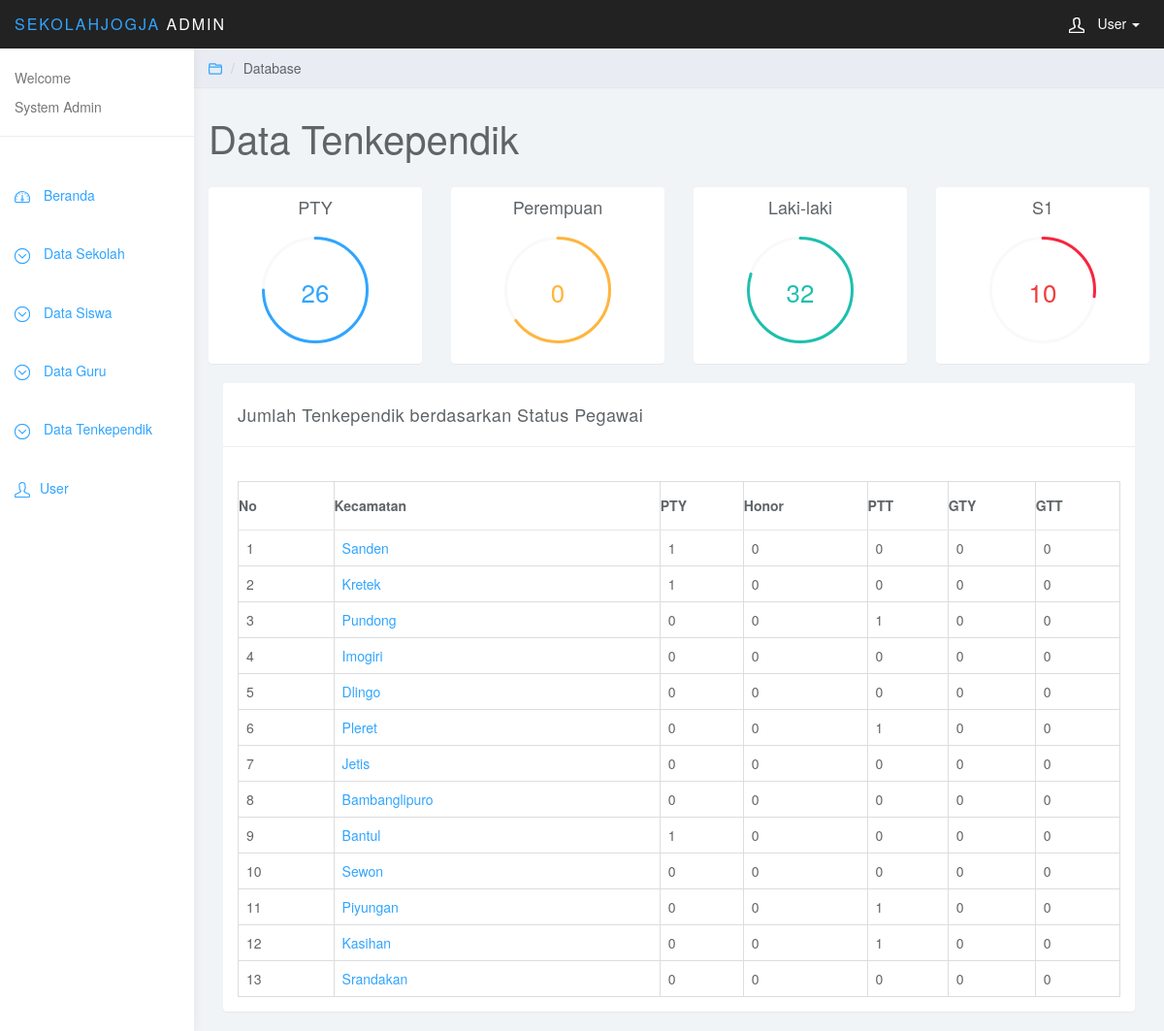
/index.php/admin/ten_kec_sts/1, run on the app's committed database.
### tables this page shows
CREATE TABLE `kecamatan` (
  `kode_kec` int(11) NOT NULL,
  `nama_kec` varchar(30) NOT NULL,
  `kode_kab` int(11) NOT NULL
);

### application/controllers/admin.php (called while the page is built, shortened)
<?php
class admin extends CI_Controller {
    function __construct() {
        $this->load->model('madmin');
        $this->load->model('m_public');
        $this->load->helper('url');
        $this->load->library('lib_new');
    }
    function ten_kec_sts($id){
        $this->load->view('head_user');
        $data['jmltpty'] = $this->madmin->jml_tpty();
        $data['jmltptt'] = $this->madmin->jml_tptt();
        $data['jmltgtt'] = $this->madmin->jml_tgtt();
        $data['jmltgty'] = $this->madmin->jml_tgty();
        $data['kec']= $this->madmin->kec($id);
        $data['pnsd'] = $this->madmin->tn_kec_sts('PTY', $id);
        $data['hnr'] = $this->madmin->tn_kec_sts('Honor',$id);
        $data['pns'] = $this->madmin->tn_kec_sts('PTT',$id);
        $data['gty'] = $this->madmin->tn_kec_sts('GTY',$id);
        $data['gtt'] = $this->madmin->tn_kec_sts('GTT',$id);
        $this->load->view('admin/kec_sts_tn', $data);
        $this->load->view('foot_user');
    }
}
?>

### index.php (called while the page is built, shortened)
<?php
require_once BASEPATH.'core/CodeIgniter.php';

### application/models/madmin.php (called while the page is built, shortened)
<?php
class Madmin extends CI_Model{
    function jml_tpty()
    {
        $sql="SELECT COUNT(status_pegawai) as jmltenpty FROM tenkependik WHERE status_pegawai='PTY'";
        $data = $this->db->query($sql)->result_array();
        return $data;
    }
    function jml_tptt()
    {
        $sql="SELECT COUNT(jk) as jmltenptt FROM tenkependik WHERE jk='Pe'";
        $data = $this->db->query($sql)->result_array();
        return $data;
    }
    function jml_tgtt()
    {
        $sql="SELECT COUNT(jk) as jmltengtt FROM tenkependik WHERE jk='L'";
        $data = $this->db->query($sql)->result_array();
        return $data;
    }
    function jml_tgty()
    {
        $sql="SELECT COUNT(pnd_thr) as jmltengty FROM tenkependik WHERE pnd_thr='S1'";
        $data = $this->db->query($sql)->result_array();
        return $data;
    }
    function kec($a)
    {
        $sql="SELECT k.kode_kec as id, k.nama_kec as kec, count(p.npsn) jumlah FROM kecamatan as k join profil as p on k.kode_kec=p.kec where k.kode_kab='$a' group by p.kec";
        $data =  $this->db->query($sql)->result_array();
        return $data;
    }
    function tn_kec_sts($a,$b){
        $sql="select p.kec as id,k.nama_kec as nama, COUNT(t.nama) as jumlah FROM kecamatan as k join profil as p on k.kode_kec=p.kec join tenkependik as t on p.npsn=t.npsn where p.kab='$b' AND t.status_pegawai = '$a' group by p.kec";
        $data =  $this->db->query($sql)->result_array();
        return $data;
    }
}
?>

### application/views/admin/kec_sts_tn.php (the view, shortened to what this page needs)
<div class="col-sm-9 col-sm-offset-3 col-lg-10 col-lg-offset-2 main">
		<div class="row">
			<ol class="breadcrumb">
				<li><a href="#"><svg class="glyph stroked open folder"><use xlink:href="#stroked-open-folder"/></svg></a></li>
				<li>Database</li>
			</ol>
		</div>
		<div class="row">
			<div class="col-lg-12">
				<h1 class="page-header">Data Tenkependik</h1>
			</div>
		</div>
		<div class="row">
			<div class="col-xs-6 col-md-3">
				<div class="panel panel-default">
					<div class="panel-body easypiechart-panel">
						<h4>PTY</h4>
						<div class="easypiechart" id="easypiechart-blue" data-percent="75" ><span class="percent"><?php echo $jmltpty[0]['jmltenpty']?></span>
						</div>
					</div>
				</div>
			</div>
			<div class="col-xs-6 col-md-3">
				<div class="panel panel-default">
					<div class="panel-body easypiechart-panel">
						<h4>Perempuan</h4>
						<div class="easypiechart" id="easypiechart-orange" data-percent="65" ><span class="percent"><?php echo $jmltptt[0]['jmltenptt']?></span>
						</div>
					</div>
				</div>
			</div>
			<div class="col-xs-6 col-md-3">
				<div class="panel panel-default">
					<div class="panel-body easypiechart-panel">
						<h4>Laki-laki</h4>
						<div class="easypiechart" id="easypiechart-teal" data-percent="80" ><span class="percent"><?php echo $jmltgtt[0]['jmltengtt']?></span>
						</div>
					</div>
				</div>
			</div>
			<div class="col-xs-6 col-md-3">
				<div class="panel panel-default">
					<div class="panel-body easypiechart-panel">
						<h4>S1</h4>
						<div class="easypiechart" id="easypiechart-red" data-percent="27" ><span class="percent"><?php echo $jmltgty[0]['jmltengty']?></span>
						</div>
					</div>
				</div>
			</div>
		</div>
		<div class="col-md-12">
				<div class="panel panel-default">
					<div class="panel-heading">Jumlah Tenkependik berdasarkan Status Pegawai</div>
					<div class="panel-body">
							<br>
						<table class="table table-bordered">
						    <thead>
						    <tr align="center">
						    	<th > No</th>
						        <th >Kecamatan</th>
						        <th >PTY</th>
						        <th >Honor</th>
						        <th >PTT</th>
						        <th >GTY</th>
						        <th >GTT</th>
						    </tr>
						    </thead>
						    <tbody>
						    <?php
						    $x=1;
						    foreach ($kec as $a)
						    {
						     ?>
						    <tr>
						    	<td><?php echo $x; ?></td>
						    	<td><?php echo anchor('admin/ten_sts_sk/'.$a['id'],$a['kec']);?></td>
						    	<td>
				                <?php
				                $coba=0;
				                foreach ($pnsd as $s) {
				                	if($a['id']==$s['id'])
				                	{
				                        echo $s['jumlah'];
				                	$coba++;
				                	}
				                }
				                if($coba==0)
				                {
				                	    echo '0';
				                }
				                 ?>
				                 </td>
						    	<td>
				                <?php
				                $coba=0;
				                if($coba==0)
				                {
				                	    echo '0';
				                }
				                 ?>
				                 </td>
				                 <td>
				                <?php
				                $coba=0;
				                foreach ($pns as $s) {
				                	if($a['id']==$s['id'])
				                	{
				                        echo $s['jumlah'];
				                	$coba++;
				                	}
				                }
				                if($coba==0)
				                {
				                	    echo '0';
				                }
				                 ?>
				                 </td>
				                 <td>
				                <?php
				                $coba=0;
				                if($coba==0)
				                {
				                	    echo '0';
				                }
				                 ?>
				                 </td>
				                 <td>
				                <?php
				                $coba=0;
				                if($coba==0)
				                {
				                	    echo '0';
				                }
				                 ?>
				                 </td>
						    </tr>
						    <?php
						    $x++;
						    }
						    ?>
						    </tbody>
						</table>
					</div>
				</div>
			</div>
	</div>

### assets/css/styles.css (style rules this page uses)
body { background: #f1f4f7; padding-top: 50px; color: #5f6468; }
a, a:hover, a:focus { color: #30a5ff; }
h1, h2, h3, h4, h5, h6 { color: #5f6468; }
h1 { font-weight: 300; font-size: 40px; }
h3, h4 { font-weight: 300; }
.panel { border: 0; }
.panel-heading { font-size: 18px; font-weight: 300; letter-spacing: 0.025em; height: 66px; line-height: 45px; }
.panel-default .panel-heading { background: #fff; border-bottom: 1px solid #eee; color: #5f6468; }
.breadcrumb { border-radius: 0; padding: 10px 15px; background: #e9ecf2; box-shadow: 0 1px 1px rgba(0, 0, 0, .05); margin: 0 ; }
h1.page-header { margin-top: 30px; border-bottom: 0; }
.easypiechart-panel { text-align: center; padding: 1px 0; margin-bottom: 20px; }
.easypiechart { position: relative; text-align: center; width: 120px; height: 120px; margin: 20px auto 10px auto; }
.easypiechart .percent { display: block; position: absolute; font-size: 26px; top: 38px; width: 120px; }
#easypiechart-blue .percent { color: #30a5ff; }
#easypiechart-teal .percent { color: #1ebfae; }
#easypiechart-orange .percent { color: #ffb53e; }
#easypiechart-red .percent { color: #ef4040; }
.table { background: #fff; }
.table>thead>tr>th { border-bottom: 1px solid #e6e7e8; vertical-align: middle; height: 50px; }
.breadcrumb .glyph { height: 14px; width: 14px; margin: -2px 0 0 0; stroke-width: 4px; }

### data on the page
kecamatan: anchor('admin/ten_sts_sk/'.$a['id'],$a['kec']) "Sanden", jumlah "1", shows "0"
kecamatan: anchor('admin/ten_sts_sk/'.$a['id'],$a['kec']) "Kretek", jumlah "1", shows "0"
kecamatan: anchor('admin/ten_sts_sk/'.$a['id'],$a['kec']) "Pundong", shows "0", jumlah "1"
kecamatan: anchor('admin/ten_sts_sk/'.$a['id'],$a['kec']) "Imogiri", shows "0"
kecamatan: anchor('admin/ten_sts_sk/'.$a['id'],$a['kec']) "Dlingo", shows "0"
kecamatan: anchor('admin/ten_sts_sk/'.$a['id'],$a['kec']) "Pleret", shows "0", jumlah "1"
kecamatan: anchor('admin/ten_sts_sk/'.$a['id'],$a['kec']) "Jetis", shows "0"
kecamatan: anchor('admin/ten_sts_sk/'.$a['id'],$a['kec']) "Bambanglipuro", shows "0"
kecamatan: anchor('admin/ten_sts_sk/'.$a['id'],$a['kec']) "Bantul", jumlah "1", shows "0"
kecamatan: anchor('admin/ten_sts_sk/'.$a['id'],$a['kec']) "Sewon", shows "0"
kecamatan: anchor('admin/ten_sts_sk/'.$a['id'],$a['kec']) "Piyungan", shows "0", jumlah "1"
kecamatan: anchor('admin/ten_sts_sk/'.$a['id'],$a['kec']) "Kasihan", shows "0", jumlah "1"
kecamatan: anchor('admin/ten_sts_sk/'.$a['id'],$a['kec']) "Srandakan", shows "0"

### other printed values
$jmltpty[0]['jmltenpty'] "26"
$jmltptt[0]['jmltenptt'] "0"
$jmltgtt[0]['jmltengtt'] "32"
$jmltgty[0]['jmltengty'] "10"
